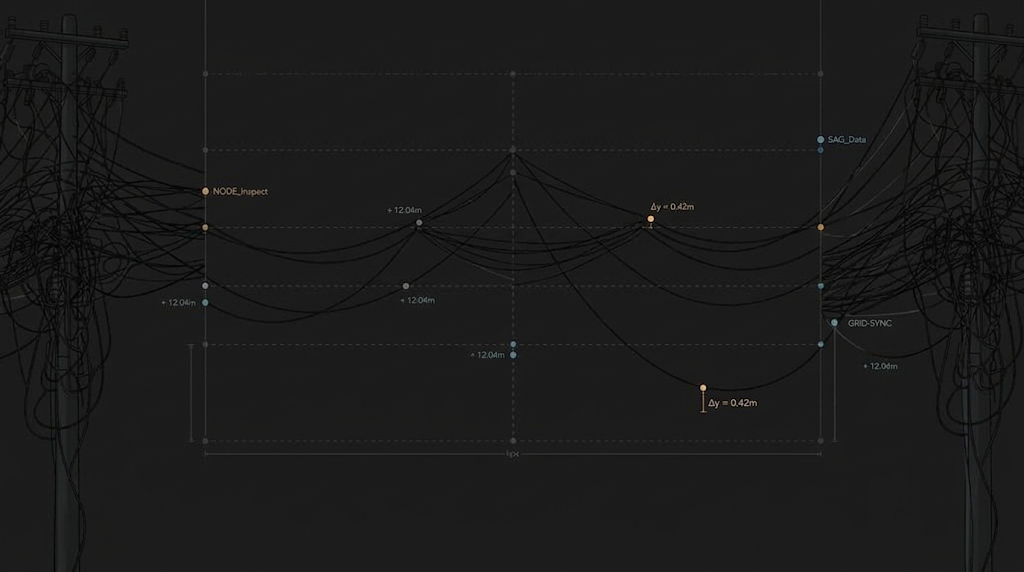
#> input picture frontend/assets/images/login-wireframe-bg.png, 1024 x 572 px
$ python -i image_processing.py   (imports and definitions only)
#> lines starting #> are read from the running program, lines starting #| are printed output that depends on the picture
#> further down, picture is the input picture: shape (572, 1024, 3); mean B, G, R 26.7, 26.8, 26.7
"""Image processing: VNI (FFT-based), enhancement, and authenticity checking."""

import logging
from typing import Any

import cv2
import numpy as np
from PIL import Image

logger = logging.getLogger(__name__)

_EXIF_MAKE = 0x010F       # 271
_EXIF_MODEL = 0x0110      # 272
_EXIF_SOFTWARE = 0x0131   # 305


# [97 lines left out: functions compute_visual_noise_index, check_authenticity, not called in this run]


def enhance_image(image: np.ndarray) -> np.ndarray:
    """Classical enhancement pipeline on a COPY (original untouched).

    1. CLAHE (clip 2.0, tile 8x8) on LAB-L
    2. Gamma 1.4 if mean brightness < 90
    3. fastNlMeansDenoisingColored(5, 5, 7, 21)
    4. Unsharp mask (sigma=3, weights 1.5/-0.5)
    """
    out = image.copy()

    # 1 - CLAHE
    lab = cv2.cvtColor(out, cv2.COLOR_BGR2LAB)
#> lab: shape (572, 1024, 3); mean of channels 0, 1, 2 25, 127.9, 128.1
    l_ch, a_ch, b_ch = cv2.split(lab)
    l_ch = cv2.createCLAHE(clipLimit=2.0, tileGridSize=(8, 8)).apply(l_ch)
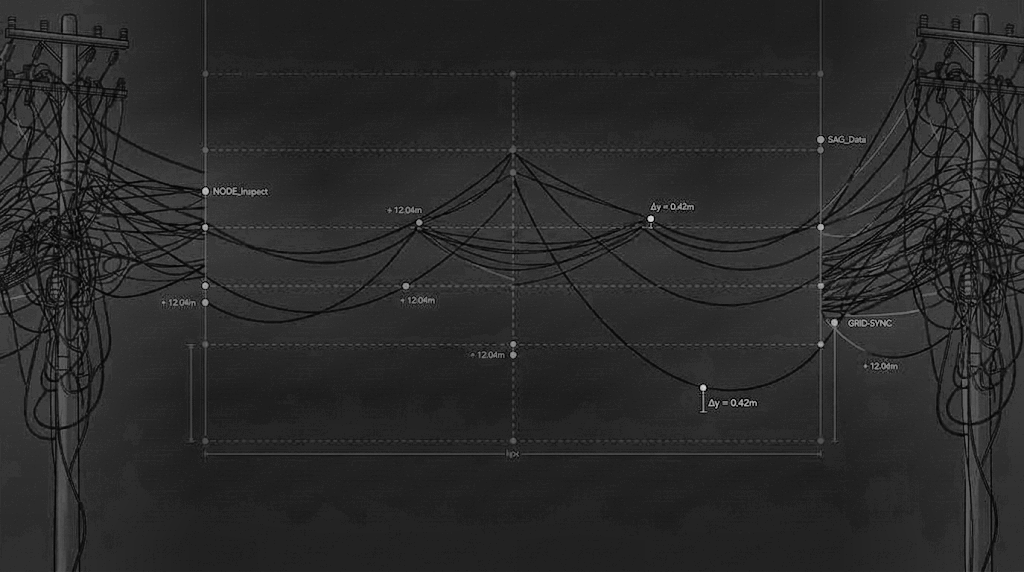
#> l_ch: shape (572, 1024); min 1, max 220, mean 41.4
    out = cv2.cvtColor(cv2.merge([l_ch, a_ch, b_ch]), cv2.COLOR_LAB2BGR)

    # 2 - Gamma
    mean_bright = float(np.mean(cv2.cvtColor(out, cv2.COLOR_BGR2GRAY)))
#> mean_bright = 40.56
    if mean_bright < 90:
        inv_g = 1.0 / 1.4
        lut = np.clip(((np.arange(256) / 255.0) ** inv_g) * 255,
                      0, 255).astype(np.uint8)
        out = cv2.LUT(out, lut)
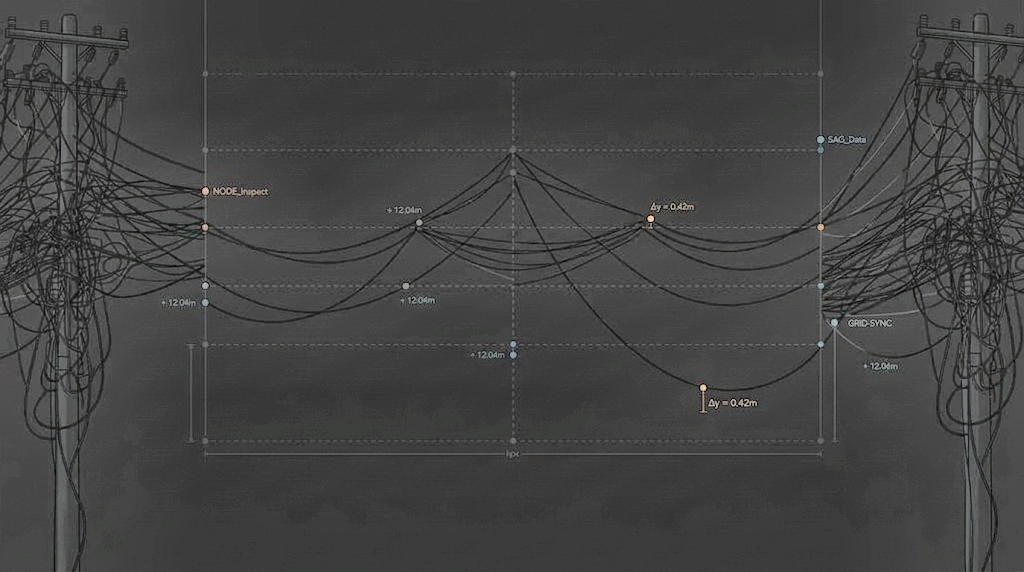
#> out: shape (572, 1024, 3); mean B, G, R 67.2, 67.5, 67.3
        logger.debug("Gamma applied, brightness was %.1f", mean_bright)

    # 3 - Denoise
    out = cv2.fastNlMeansDenoisingColored(out, None, 5, 5, 7, 21)

    # 4 - Unsharp
    blurred = cv2.GaussianBlur(out, (0, 0), sigmaX=3)
    out = cv2.addWeighted(out, 1.5, blurred, -0.5, 0)

    logger.debug("Enhancement complete")
    return out

>>> import cv2
>>> picture = cv2.imread('../frontend/assets/images/login-wireframe-bg.png')
>>> result = enhance_image(picture)
